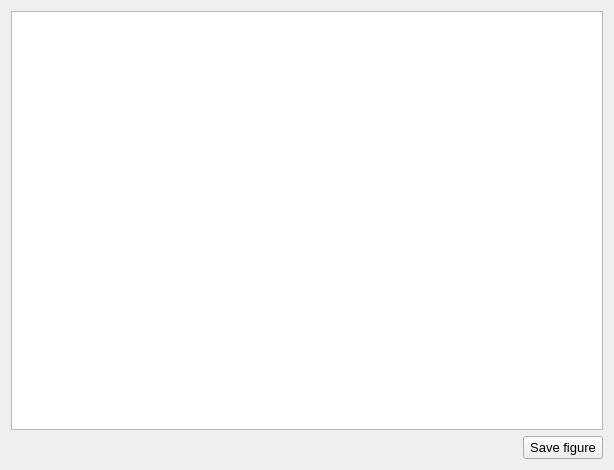
<?xml version="1.0" encoding="UTF-8"?>
<ui version="4.0">
 <class>mathmodelView</class>
 <widget class="QWidget" name="mathmodelView">
  <property name="geometry">
   <rect>
    <x>0</x>
    <y>0</y>
    <width>614</width>
    <height>470</height>
   </rect>
  </property>
  <property name="font">
   <font>
    <family>Arial</family>
    <pointsize>10</pointsize>
   </font>
  </property>
  <property name="windowTitle">
   <string>math model view</string>
  </property>
  <layout class="QGridLayout" name="gridLayout">
   <item row="0" column="0" colspan="2">
    <widget class="QGraphicsView" name="graphicsView"/>
   </item>
   <item row="1" column="0">
    <spacer name="horizontalSpacer">
     <property name="orientation">
      <enum>Qt::Horizontal</enum>
     </property>
     <property name="sizeHint" stdset="0">
      <size>
       <width>40</width>
       <height>20</height>
      </size>
     </property>
    </spacer>
   </item>
   <item row="1" column="1">
    <widget class="QPushButton" name="pushButton_saveFigure">
     <property name="text">
      <string>Save figure</string>
     </property>
    </widget>
   </item>
  </layout>
 </widget>
 <resources/>
 <connections/>
</ui>
